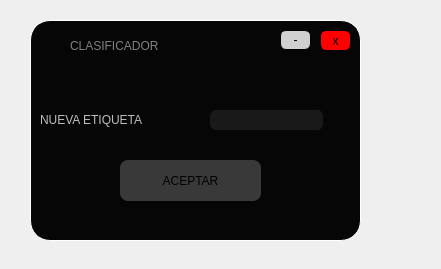
<?xml version="1.0" encoding="UTF-8"?>
<ui version="4.0">
 <class>Dialog</class>
 <widget class="QDialog" name="Dialog">
  <property name="geometry">
   <rect>
    <x>0</x>
    <y>0</y>
    <width>441</width>
    <height>269</height>
   </rect>
  </property>
  <property name="windowTitle">
   <string>Dialog</string>
  </property>
  <widget class="QWidget" name="widget" native="true">
   <property name="geometry">
    <rect>
     <x>30</x>
     <y>20</y>
     <width>331</width>
     <height>221</height>
    </rect>
   </property>
   <property name="styleSheet">
    <string notr="true">QWidget#widget{

background-color: rgb(6, 6, 6);
border-radius:20px;
	gridline-color: rgb(255, 255, 255);
	border-color: rgb(255, 255, 255);
border: 1px solid white;
}</string>
   </property>
   <widget class="QPushButton" name="BAceptar">
    <property name="geometry">
     <rect>
      <x>90</x>
      <y>140</y>
      <width>141</width>
      <height>41</height>
     </rect>
    </property>
    <property name="cursor">
     <cursorShape>PointingHandCursor</cursorShape>
    </property>
    <property name="styleSheet">
     <string notr="true">QPushButton#BAceptar{

background-color: rgb(57, 57, 57);

border-radius:8px;

font: 70 15pt &quot;Rockwell Extra Bold&quot;;
color:black;
}</string>
    </property>
    <property name="text">
     <string>ACEPTAR</string>
    </property>
   </widget>
   <widget class="QLabel" name="label_2">
    <property name="geometry">
     <rect>
      <x>10</x>
      <y>89</y>
      <width>161</width>
      <height>21</height>
     </rect>
    </property>
    <property name="styleSheet">
     <string notr="true">font: 14pt &quot;Lucida Console&quot;;

color: rgb(189, 189, 189);
;
font: 70 12pt &quot;Rockwell Extra Bold&quot;;</string>
    </property>
    <property name="text">
     <string>NUEVA ETIQUETA</string>
    </property>
   </widget>
   <widget class="QLineEdit" name="lineEdit">
    <property name="geometry">
     <rect>
      <x>180</x>
      <y>90</y>
      <width>113</width>
      <height>20</height>
     </rect>
    </property>
    <property name="styleSheet">
     <string notr="true">background-color: rgb(25, 25, 25);
border-radius:6px;
color: white</string>
    </property>
    <property name="text">
     <string/>
    </property>
   </widget>
   <widget class="QFrame" name="frame_4">
    <property name="geometry">
     <rect>
      <x>10</x>
      <y>10</y>
      <width>311</width>
      <height>31</height>
     </rect>
    </property>
    <property name="styleSheet">
     <string notr="true">QFrame#frame_4{
	background-color: rgb(6, 6, 6);
border-top-left-radius:20px;
border-top-right-radius:20px;



}</string>
    </property>
    <property name="frameShape">
     <enum>QFrame::StyledPanel</enum>
    </property>
    <property name="frameShadow">
     <enum>QFrame::Raised</enum>
    </property>
    <widget class="QPushButton" name="min_3">
     <property name="geometry">
      <rect>
       <x>910</x>
       <y>10</y>
       <width>41</width>
       <height>21</height>
      </rect>
     </property>
     <property name="cursor">
      <cursorShape>PointingHandCursor</cursorShape>
     </property>
     <property name="styleSheet">
      <string notr="true">QPushButton#min_3{
	background-color: rgb(208, 208, 208);
font: 16pt &quot;MS Shell Dlg 2&quot;;
border-radius:6px;
border: 1px solid black;


}</string>
     </property>
     <property name="text">
      <string>-</string>
     </property>
    </widget>
    <widget class="QPushButton" name="cerrar_3">
     <property name="geometry">
      <rect>
       <x>960</x>
       <y>10</y>
       <width>41</width>
       <height>21</height>
      </rect>
     </property>
     <property name="cursor">
      <cursorShape>PointingHandCursor</cursorShape>
     </property>
     <property name="styleSheet">
      <string notr="true">QPushButton#cerrar_3{

background-color: rgb(255, 0, 0);
border-radius:6px;
border: 1px solid black;
font: 11pt &quot;MS Shell Dlg 2&quot;;

}</string>
     </property>
     <property name="text">
      <string>x</string>
     </property>
    </widget>
    <widget class="QLabel" name="label_6">
     <property name="geometry">
      <rect>
       <x>30</x>
       <y>-10</y>
       <width>191</width>
       <height>51</height>
      </rect>
     </property>
     <property name="styleSheet">
      <string notr="true">font: 14pt &quot;Lucida Console&quot;;
color:gray
;
font: 70 10pt &quot;Rockwell Extra Bold&quot;;</string>
     </property>
     <property name="text">
      <string>CLASIFICADOR</string>
     </property>
    </widget>
    <widget class="QLabel" name="label_5">
     <property name="geometry">
      <rect>
       <x>0</x>
       <y>0</y>
       <width>31</width>
       <height>31</height>
      </rect>
     </property>
     <property name="styleSheet">
      <string notr="true">border-image: url(:/Iconos/Icono youtube.png);</string>
     </property>
     <property name="text">
      <string/>
     </property>
    </widget>
    <widget class="QPushButton" name="min_4">
     <property name="geometry">
      <rect>
       <x>240</x>
       <y>0</y>
       <width>31</width>
       <height>20</height>
      </rect>
     </property>
     <property name="cursor">
      <cursorShape>PointingHandCursor</cursorShape>
     </property>
     <property name="styleSheet">
      <string notr="true">QPushButton#min_4{
	background-color: rgb(208, 208, 208);
font: 16pt &quot;MS Shell Dlg 2&quot;;
border-radius:6px;
border: 1px solid black;


}</string>
     </property>
     <property name="text">
      <string>-</string>
     </property>
    </widget>
    <widget class="QPushButton" name="cerrar_4">
     <property name="geometry">
      <rect>
       <x>280</x>
       <y>0</y>
       <width>31</width>
       <height>21</height>
      </rect>
     </property>
     <property name="cursor">
      <cursorShape>PointingHandCursor</cursorShape>
     </property>
     <property name="styleSheet">
      <string notr="true">QPushButton#cerrar_4{

background-color: rgb(255, 0, 0);
border-radius:6px;
border: 1px solid black;
font: 11pt &quot;MS Shell Dlg 2&quot;;

}</string>
     </property>
     <property name="text">
      <string>x</string>
     </property>
    </widget>
   </widget>
  </widget>
 </widget>
 <resources>
  <include location="../Imagenes y video/imagen.qrc"/>
 </resources>
 <connections/>
</ui>
